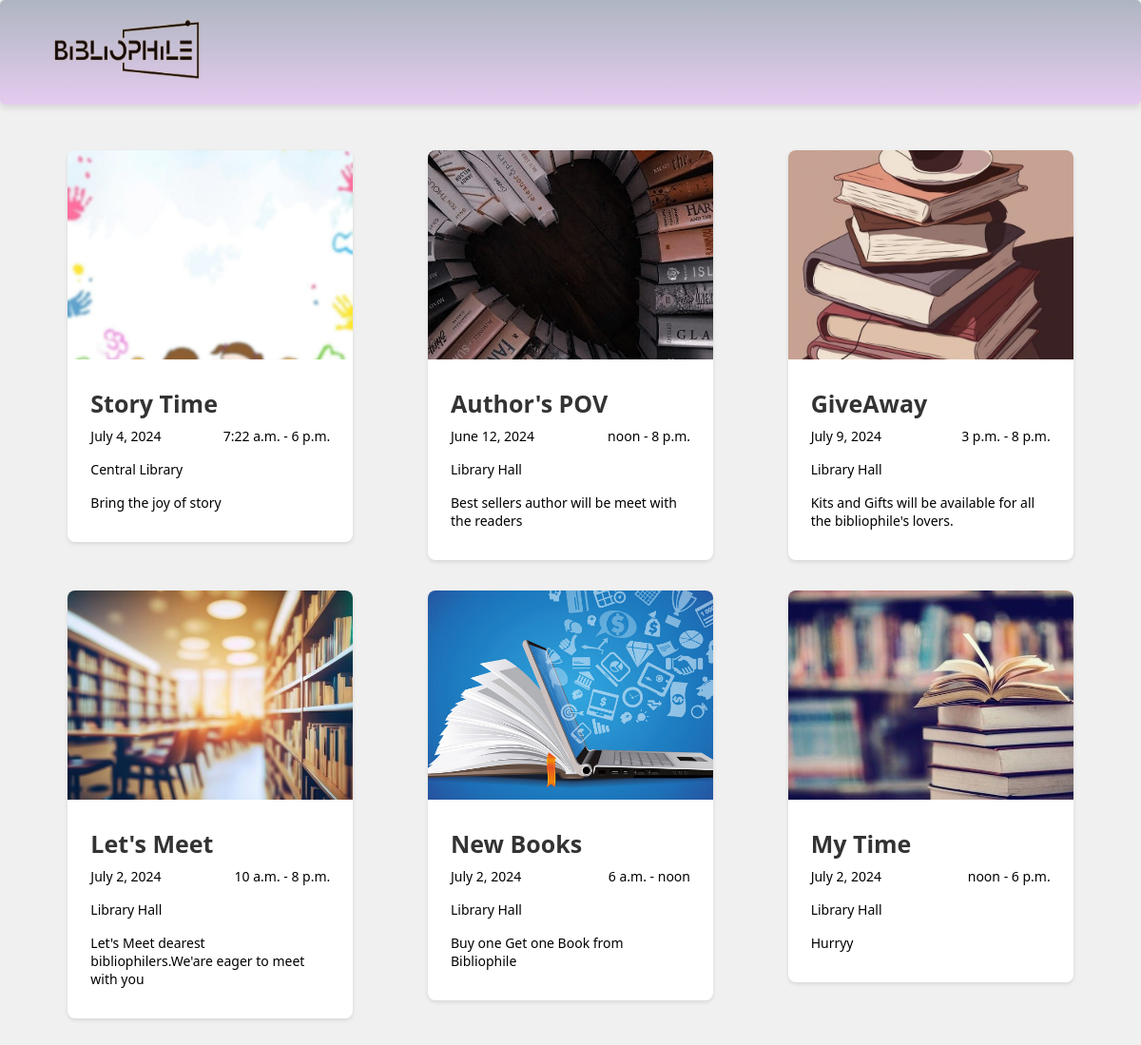
Screenshot of /event/ with the database file from the repository.
### myApp/models.py (models this page shows, shortened)
class Event(models.Model):
    title = models.CharField(max_length=200)
    date = models.DateField()
    start_time = models.TimeField(default='00:00:00')
    end_time = models.TimeField()
    location = models.CharField(max_length=200)
    description = models.TextField()
    image = models.ImageField(upload_to='uploads/events/')

### myApp/views.py (the view)
# urls.py: path('event/', views.event_list, name='event_list'),
def event_list(request):
    events = Event.objects.all()
    return render(request, 'event.html', {'events': events})

### cart/context_processors.py (called while the page is built)
def cart(request):
    return{'cart': Cart(request)}

### myApp/templates/event.html (shortened to what this page needs)
<!DOCTYPE html>
<html lang="en">
<head>
</head>
<body>
        <div class="top">
            <ul><a href="{% url 'home' %}"><img src="../static/Books_Image/Logo.png" class="logo" alt="Logo"></a></ul>
        </div>
    <main>
        {% for event in events %}
        <div class="event-card">
            <div class="img-card">
                <img src="{{ event.image.url }}" alt="">
            </div>
            <div class="card-content">
                <h2>{{ event.title }}</h2>
                <div class="card-time">
                    <p>{{ event.date }}</p>
                    <p>{{ event.start_time }} - {{ event.end_time }}</p>
                </div>
                <div class="Location">
                    <p>{{ event.location }}</p>
                </div>
                <p>{{ event.description }}</p>
            </div>
        </div>
        {% endfor %}
    </main>
</body>
</html>

### myApp/templates/event.html (style rules this page uses)
* { margin: 0; padding: 0; box-sizing: border-box; }
body { font-family: 'Segoe UI', Tahoma, Geneva, Verdana, sans-serif; background-color: #f0f0f0; display: flex; flex-direction: column; min-height: 100vh; }
.top { font-family: Impact, Haettenschweiler, 'Arial Narrow Bold', sans-serif; background: linear-gradient(180deg, #73809786 0%, #e4cbef 100%); backdrop-filter: blur(10px); border-radius: 5px; padding: 5px; box-shadow: 0 4px 6px rgba(0, 0, 0, 0.1); }
.top ul { display: flex; font-size: 20px; width: 100%; list-style: none; justify-content: space-between; }
.top a { height: 100%; padding: 0 30px; text-decoration: none; display: flex; align-items: center; color: white; }
.logo { width: 200px; height: 100px; cursor: pointer; }
main { display: flex; justify-content: space-around; align-items: flex-start; padding: 2rem; flex-wrap: wrap; flex-grow: 1; }
.event-card { width: 300px; background-color: #fff; border-radius: 8px; box-shadow: 0 2px 4px rgba(0, 0, 0, 0.1); margin: 1rem; transition: transform 0.3s ease-in-out; }
.img-card { border-radius: 8px 8px 0 0; overflow: hidden; }
.img-card img { width: 100%; height: 220px; object-fit: cover; }
.card-content { padding: 1.5rem; }
.card-content h2 { font-size: 25px; color: #333; margin-bottom: 0.5rem; }
.card-content p { font-size: 14px; color: #000; margin-bottom: 0.5rem; }
.card-time { display: flex; justify-content: space-between; margin-bottom: 0.5rem; }
.Location { display: flex; align-items: center; gap: 5px; margin-bottom: 0.5rem; }

### rows the page displays
Event: image (picture), title "Story Time", date "July 4, 2024", start_time "7:22 a.m.", end_time "6 p.m.", location "Central Library", description "Bring the joy of story"
Event: image (picture), title "Author's POV", date "June 12, 2024", start_time "noon", end_time "8 p.m.", location "Library Hall", description "Best sellers author will be meet with the readers"
Event: image (picture), title "GiveAway", date "July 9, 2024", start_time "3 p.m.", end_time "8 p.m.", location "Library Hall", description "Kits and Gifts will be available for all the bibliophile's lovers."
Event: image (picture), title "Let's Meet", date "July 2, 2024", start_time "10 a.m.", end_time "8 p.m.", location "Library Hall", description "Let's Meet dearest bibliophilers.We'are eager to meet with you"
Event: image (picture), title "New Books", date "July 2, 2024", start_time "6 a.m.", end_time "noon", location "Library Hall", description "Buy one Get one Book from Bibliophile"
Event: image (picture), title "My Time", date "July 2, 2024", start_time "noon", end_time "6 p.m.", location "Library Hall", description "Hurryy"
